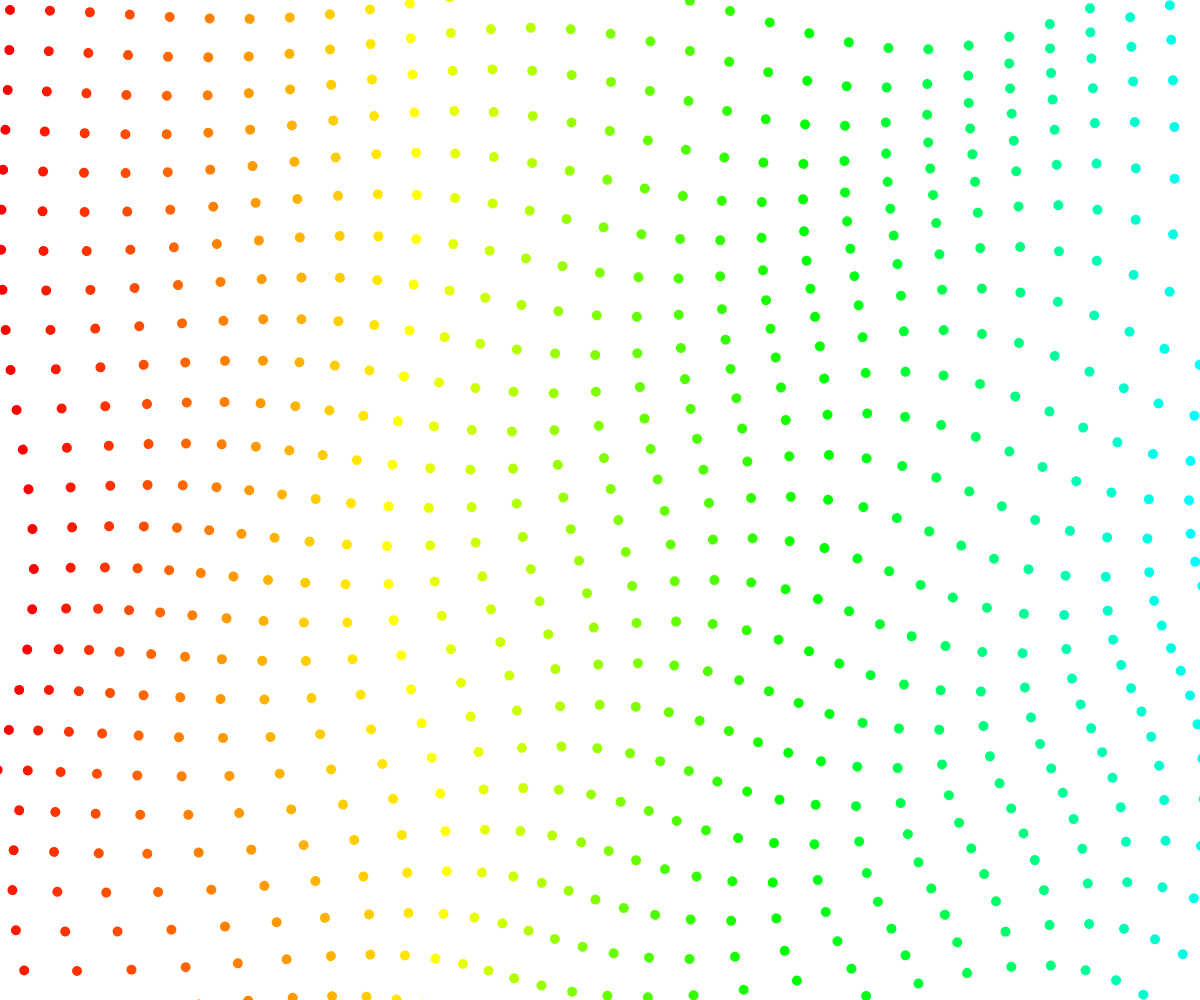
Frame 1 (no input)
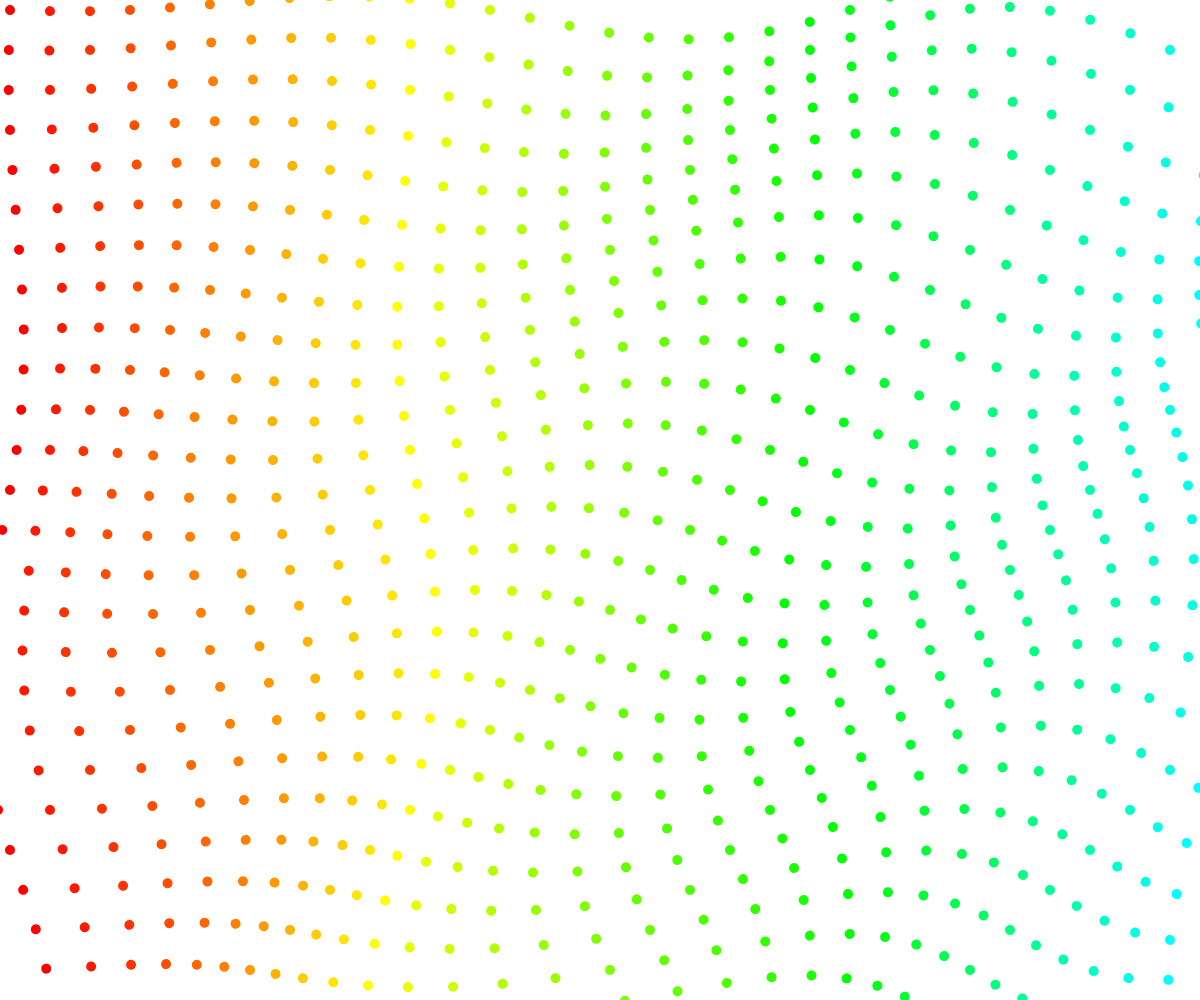
Frame 60 (no input)
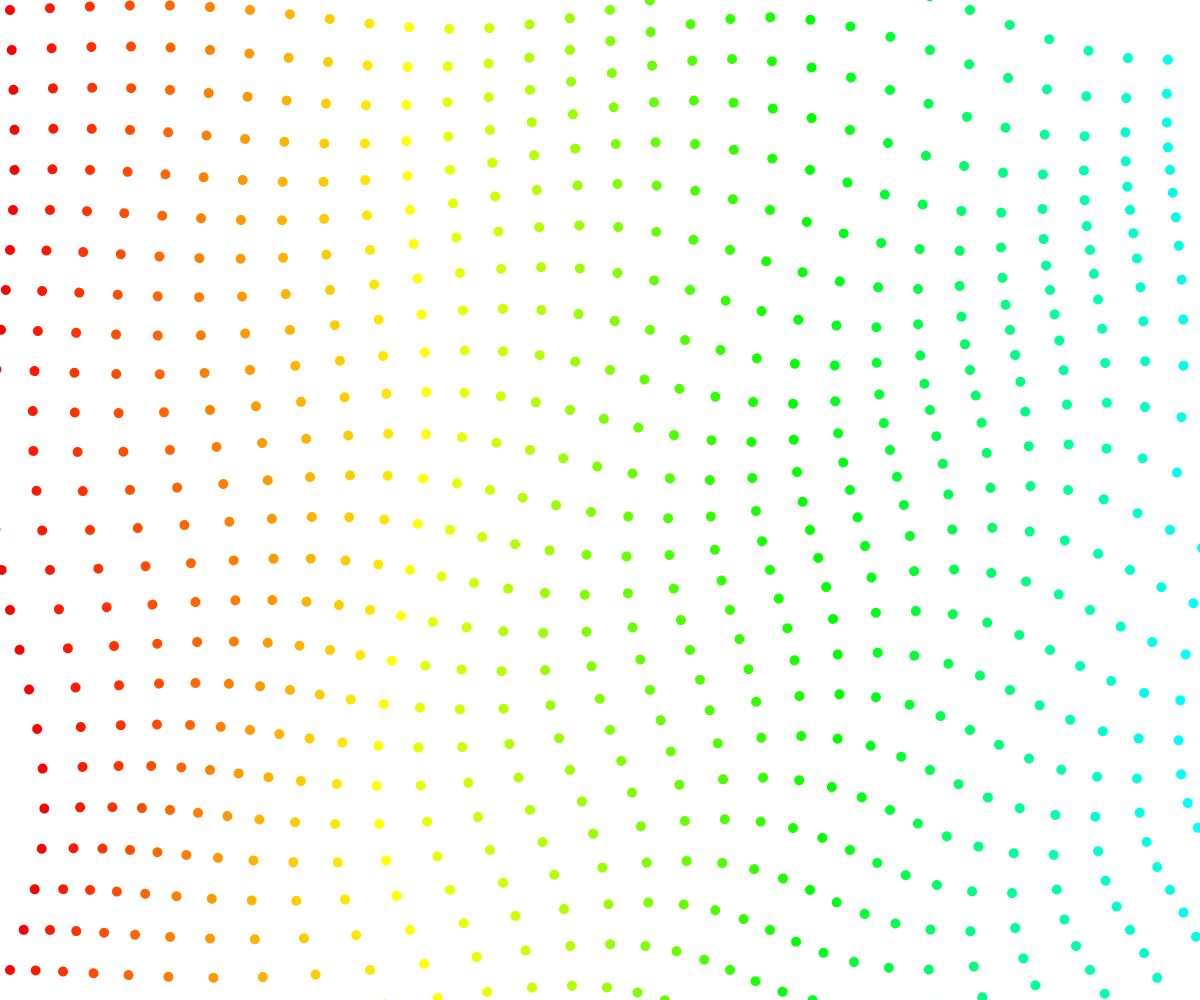
Frame 120 (the mouse pressed at the canvas centre since frame 60)

The p5.js sketch that drew these frames (run headless with seeded random() and noise() and a simulated clock; from frame 60 on, the mouse is pressed at the canvas centre):

// p5.js sketch
// ── sketch.js

function setup() {
  createCanvas(windowWidth, windowHeight);
  noStroke();
  rectMode(CENTER);
  angleMode(DEGREES);
  colorMode(HSB, 360, 100, 100);
  
}

function draw() {
  background(360);
  //fill(random(360),100,100);
  let t = frameCount/0.5;
  let rectSize = 10;
  let spacing = 20;
  
  for (let x=0; x< width; x += spacing) {
    for (let y=0; y < height; y += spacing) {
      push();
      translate(x + spacing/2, y + spacing/2);
      rotate(sin(t+x+y)*5);
      let mapHue = map(x,0,width,0,360);
      fill(mapHue, 100,100);
      //fill(360);
      circle(x,y,rectSize);
      pop();
      
    }
    
  }
  //filter(BLUR,10);
  
}
function windowResized() {
  resizeCanvas(windowWidth, windowHeight);
}


// function setup() {
//   createCanvas(windowWidth, windowHeight);
//   noStroke();
//   rectMode(CENTER);
//   angleMode(DEGREES);
//   colorMode(HSB, 360, 100, 100);
  
// }

// function draw() {
//   background(360);
//   //fill(random(360),100,100);
//   let t = frameCount/0.5;
//   let rectSize = 10;
//   let spacing = 10;
  
//   for (let x=0; x< width; x += spacing) {
//     for (let y=0; y<height; y += spacing) {
//       push();
//       translate(x + spacing/2, y + spacing/2);
//       rotate(sin(t+x+y)*8)
//       let mapHue = map(x,0,width,0,360);
//       console.log(mapHue);
//       fill(sin(frameCount * 0.5) + mapHue, 100,100);
//       //fill(360);
//       circle(x,y,rectSize);
//       pop();
      
//   }

// }

// }
// function windowResized() {
//   resizeCanvas(windowWidth, windowHeight);
// }
